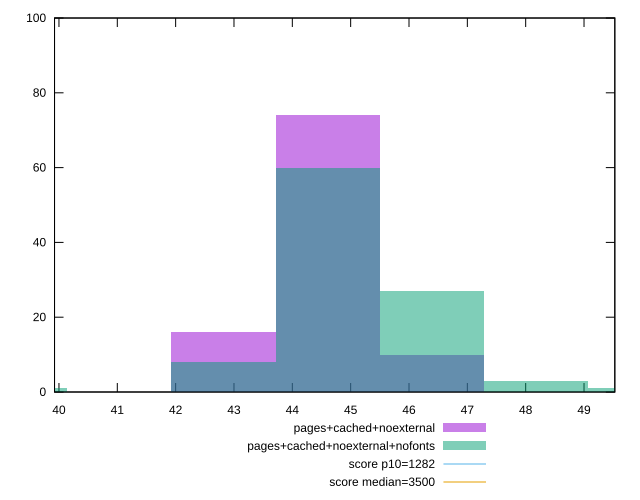

The gnuplot source for this figure:
reset

$pagesCachedNoexternal <<EOF
44.60435464634001 74
46.388528832193614 10
42.82018046048641 16
EOF

$pagesCachedNoexternalNofonts <<EOF
46.388528832193614 27
44.60435464634001 60
42.82018046048641 8
39.25183208877921 1
48.17270301804721 3
49.95687720390081 1
EOF

set key outside below
set boxwidth 1.7841741858536004
set xrange [39.92399999999998:49.52799999999999]
set yrange [0:100]
set trange [0:100]
set style fill transparent solid 0.5 noborder

set parametric
set terminal svg size 640, 500 enhanced background rgb 'white'
set output "reprap/bootup-time/comparison/histogram/5_vs_6.svg"

plot $pagesCachedNoexternal title "pages+cached+noexternal" with boxes, \
     $pagesCachedNoexternalNofonts title "pages+cached+noexternal+nofonts" with boxes, \
     1282,t title "score p10=1282", \
     3500,t title "score median=3500"

reset
